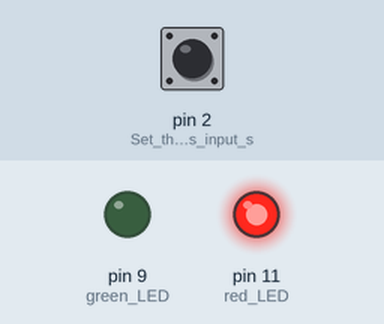
Bench run of a sketch on a simulated Arduino Uno, built with avr-gcc and run on an emulated ATmega328P. On the bench: output pins drawn as LEDs (lit = HIGH). Inputs (shaded band) come from the test bench; at power-on: pin 2 (Set_the_button_as_input_s) LOW.

Above: at 1.2 s.
1.3 s: pin 2 (Set_the_button_as_input_s) pulled HIGH for 0.15 s
At 1.37 s:
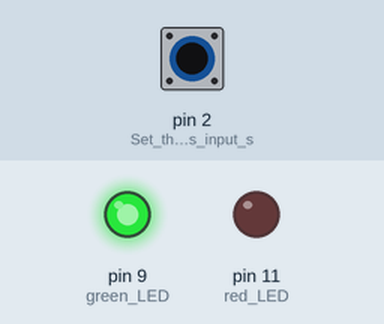
2.9 s: pin 2 (Set_the_button_as_input_s) pulled HIGH for 3.2 s
At 7.2 s:
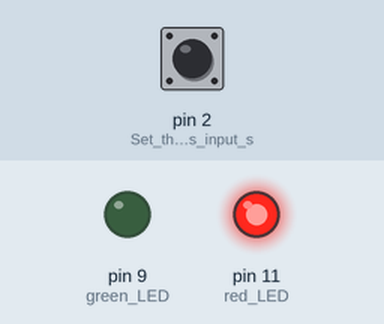
Timing chart, 0 to 8.7 s (numbered marks = the images above; inputs shaded):
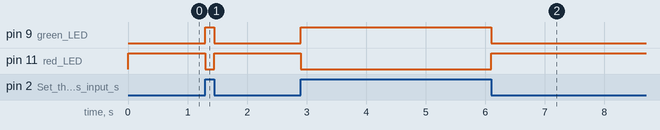

Measured:
- after the input at 1.3 s, pin 9 (green_LED): LOW → HIGH at once, → LOW 0.15 s later; pin 11 (red_LED): HIGH → LOW at once, → HIGH 0.15 s later
- after the input at 2.9 s, pin 9 (green_LED): LOW → HIGH at once, → LOW 3.2 s later; pin 11 (red_LED): HIGH → LOW at once, → HIGH 3.2 s later

The sketch:

button_multi_LED.ino
```cpp
void setup() {
  pinMode(2, INPUT); // Set the button as input signal
  pinMode(9,OUTPUT); // green LED
  pinMode(11, OUTPUT);  // red LED
}

void loop() {
  if (digitalRead(2) == HIGH) { // When button is pressed
    digitalWrite(9, HIGH);  // Turn on the green LED
    digitalWrite(11, LOW);  // Turn off the red LED
  }
  else {  // When button is not pressed
    digitalWrite(9, LOW); // Turn off the green LED
    digitalWrite(11, HIGH);  // Turn on the red LED
  }
}
```
